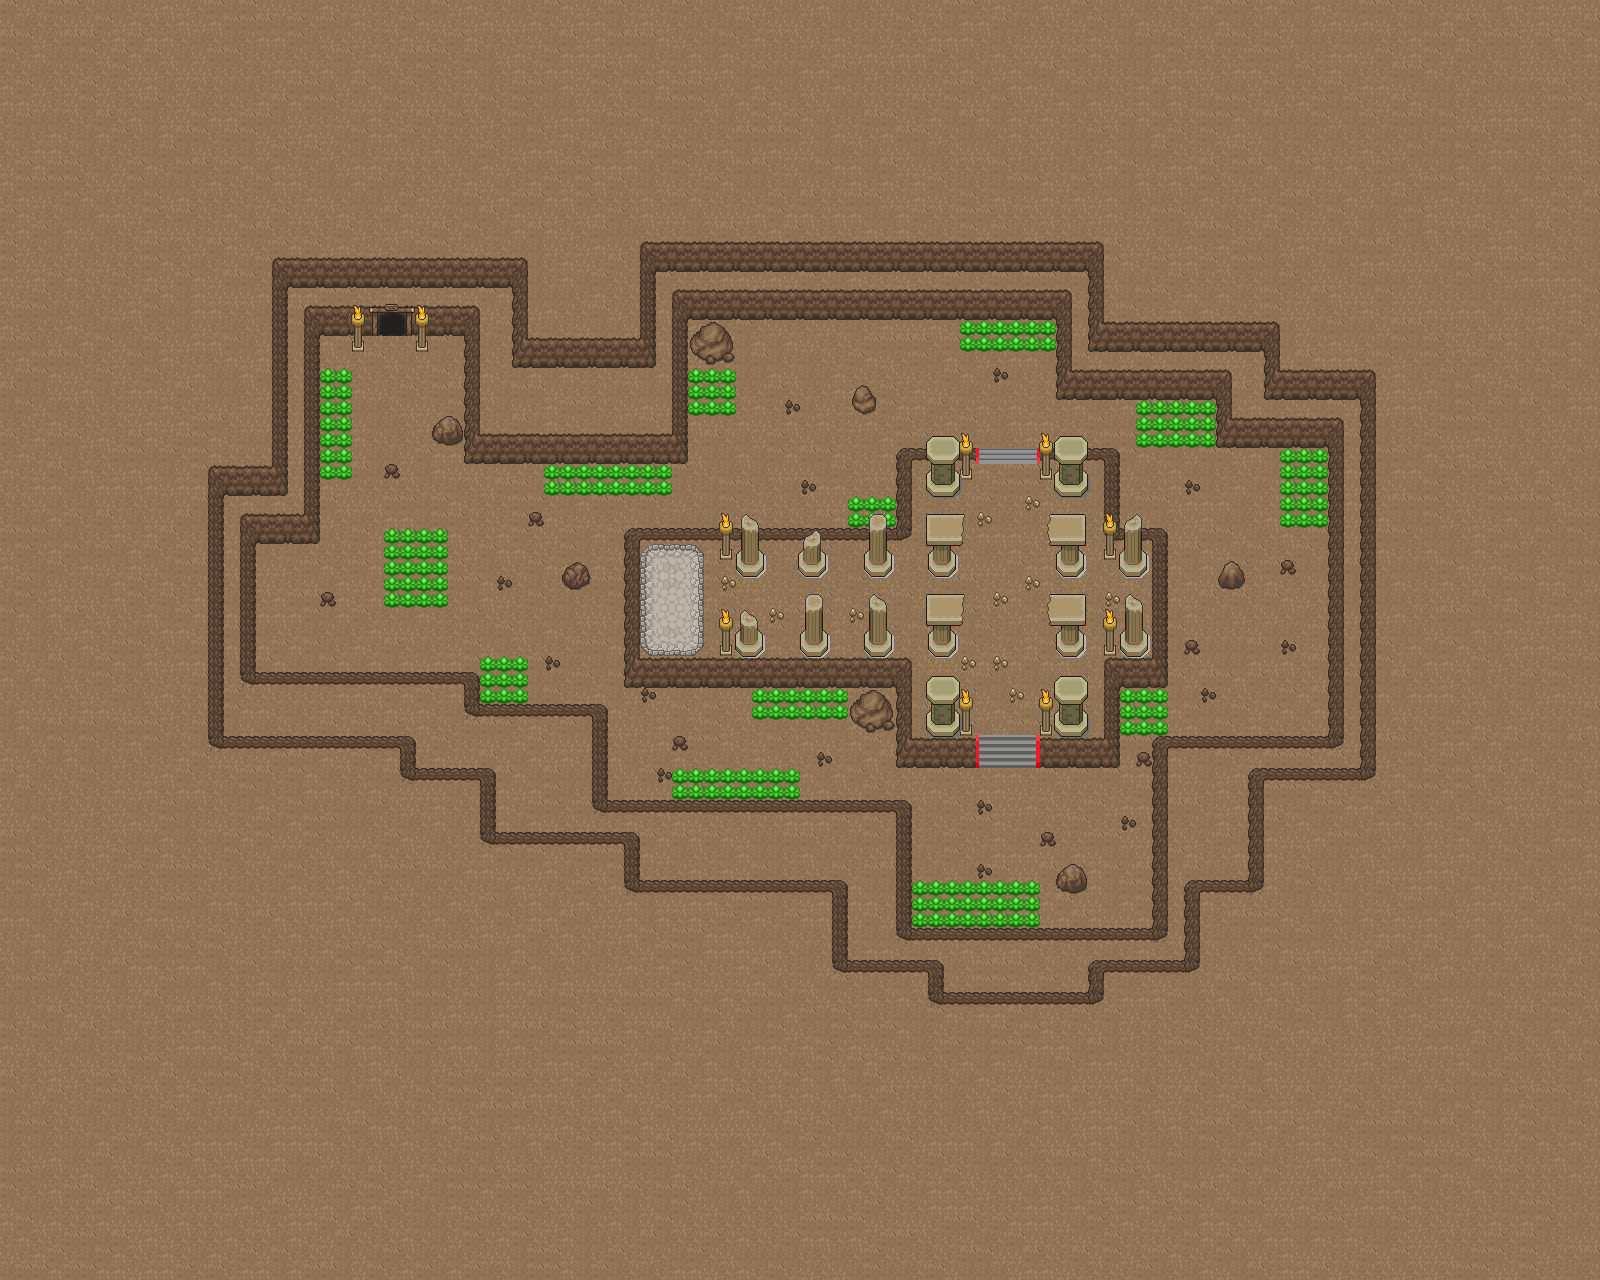

The image is a tile-based game level rendered from a .tmx file. Its description and source (layers, tilesets, objects; grid data summarised) follow:
An orthogonal 100x80 tile map with 16x16 px tiles, 20 tile layers (ground, alwaysBack1, alwaysBack2, erba, ...), 9 tilesets and 114 objects (13x erbaMC, roccia1, roccia2, roccia3, roccia4, ...).

<map version="1.10" tiledversion="1.10.2" orientation="orthogonal" renderorder="right-down" width="100" height="80" tilewidth="16" tileheight="16" infinite="0" nextlayerid="29" nextobjectid="130">
 <tileset firstgid="1" name="ground" tilewidth="16" tileheight="16" spacing="3" margin="3" tilecount="169" columns="13">
  <image source="ground_grounds_2.png" width="256" height="256" />
 </tileset>
 <tileset firstgid="170" name="deco1" tilewidth="16" tileheight="16" tilecount="256" columns="16">
  <image source="ground_cliffs.png" width="256" height="256" />
 </tileset>
 <tileset firstgid="426" name="scale" tilewidth="16" tileheight="16" tilecount="15" columns="3">
  <image source="scale1.png" width="48" height="80" />
 </tileset>
 <tileset firstgid="441" name="deco2" tilewidth="16" tileheight="16" tilecount="154" columns="14">
  <image source="monteCoronaPt1.png" width="229" height="191" />
 </tileset>
 <tileset firstgid="595" name="deco3" tilewidth="16" tileheight="16" tilecount="154" columns="14">
  <image source="monteCoronaPt2.png" width="229" height="191" />
 </tileset>
 <tileset firstgid="749" name="deco4" tilewidth="16" tileheight="16" tilecount="154" columns="14">
  <image source="monteCoronaPt3.png" width="229" height="191" />
 </tileset>
 <tileset firstgid="903" name="erba" tilewidth="16" tileheight="16" tilecount="1" columns="1">
  <image source="piantine.png" width="16" height="16" />
 </tileset>
 <tileset firstgid="904" name="path" tilewidth="16" tileheight="16" tilecount="256" columns="16">
  <image source="ground_paths_cobble_1.png" width="256" height="256" />
 </tileset>
 <tileset firstgid="1160" name="deco5" tilewidth="16" tileheight="16" tilecount="256" columns="16">
  <image source="deco_rocks.png" width="256" height="256" />
 </tileset>
 <layer id="1" name="ground" width="100" height="80">
  <data>[8000 cells, 8000 non-empty, 6 distinct tile ids]</data>
 </layer>
 <layer id="2" name="alwaysBack1" width="100" height="80">
  <data>[8000 cells, 825 non-empty, 36 distinct tile ids]</data>
 </layer>
 <layer id="3" name="alwaysBack2" width="100" height="80">
  <data>[8000 cells, 258 non-empty, 25 distinct tile ids]</data>
 </layer>
 <layer id="22" name="erba" width="100" height="80">
  <data>[8000 cells, 177 non-empty, 1 distinct tile ids]</data>
 </layer>
 <group id="4" name="colonne">
  <layer id="5" name="lanterna1" width="100" height="80">
   <data>[8000 cells, 20 non-empty, 7 distinct tile ids]</data>
  </layer>
  <layer id="6" name="lanterna2" width="100" height="80">
   <data>[8000 cells, 40 non-empty, 8 distinct tile ids]</data>
  </layer>
  <layer id="9" name="lanterna3" width="100" height="80">
   <data>[8000 cells, 12 non-empty, 6 distinct tile ids]</data>
  </layer>
  <layer id="11" name="lanterna4" width="100" height="80">
   <data>[8000 cells, 12 non-empty, 6 distinct tile ids]</data>
  </layer>
  <layer id="13" name="lanterna5" width="100" height="80">
   <data>[8000 cells, 12 non-empty, 6 distinct tile ids]</data>
  </layer>
  <layer id="7" name="colonne1" width="100" height="80">
   <data>[8000 cells, 108 non-empty, 25 distinct tile ids]</data>
  </layer>
  <layer id="8" name="colonne2" width="100" height="80">
   <data>[8000 cells, 105 non-empty, 83 distinct tile ids]</data>
  </layer>
  <layer id="10" name="colonne3" width="100" height="80">
   <data>[8000 cells, 77 non-empty, 67 distinct tile ids]</data>
  </layer>
  <layer id="12" name="colonne4" width="100" height="80">
   <data>[8000 cells, 40 non-empty, 20 distinct tile ids]</data>
  </layer>
 </group>
 <group id="14" name="roccie">
  <layer id="15" name="roccia1" width="100" height="80">
   <data>[8000 cells, 20 non-empty, 10 distinct tile ids]</data>
  </layer>
  <layer id="16" name="roccia2" width="100" height="80">
   <data>[8000 cells, 4 non-empty, 4 distinct tile ids]</data>
  </layer>
  <layer id="17" name="roccia3" width="100" height="80">
   <data>[8000 cells, 4 non-empty, 4 distinct tile ids]</data>
  </layer>
  <layer id="18" name="roccia4" width="100" height="80">
   <data>[8000 cells, 4 non-empty, 4 distinct tile ids]</data>
  </layer>
  <layer id="19" name="roccia5" width="100" height="80">
   <data>[8000 cells, 4 non-empty, 4 distinct tile ids]</data>
  </layer>
  <layer id="20" name="roccia6" width="100" height="80">
   <data>[8000 cells, 9 non-empty, 9 distinct tile ids]</data>
  </layer>
  <layer id="21" name="roccia7" width="100" height="80">
   <data>[8000 cells, 4 non-empty, 4 distinct tile ids]</data>
  </layer>
 </group>
 <objectgroup color="#ff0000" id="23" name="collisioni">
  <object id="1" x="462.667" y="434.667" width="224" height="28" />
  <object id="2" x="672" y="290.667" width="14.6667" height="142.667" />
  <object id="3" x="688" y="288" width="382.667" height="32" />
  <object id="4" x="1056" y="320" width="16" height="77.3333" />
  <object id="5" x="1070.67" y="369.333" width="158.667" height="28" />
  <object id="6" x="1216" y="396" width="12" height="52" />
  <object id="7" x="1228" y="417.333" width="113.333" height="30.6667" />
  <object id="8" x="1329.33" y="446.667" width="12" height="301.333" />
  <object id="9" x="1153.33" y="736" width="176" height="12" />
  <object id="10" x="1153.33" y="748" width="13.3333" height="190.667" />
  <object id="11" x="896" y="926.667" width="256" height="10.6667" />
  <object id="12" x="894.667" y="800" width="16" height="126.667" />
  <object id="13" x="592" y="800.667" width="301.333" height="12.6667" />
  <object id="14" x="589.333" y="704" width="18.6667" height="96.6667" />
  <object id="15" x="464" y="705.333" width="122.667" height="9.33333" />
  <object id="16" x="464" y="672" width="14.6667" height="32.6667" />
  <object id="17" x="241.333" y="670.667" width="220" height="16" />
  <object id="18" x="238.667" y="513.333" width="16" height="156" />
  <object id="19" x="254.667" y="513.333" width="65.3333" height="30.6667" />
  <object id="20" x="305.333" y="305.333" width="14.6667" height="206.667" />
  <object id="21" x="320" y="305.667" width="160" height="29.75" />
  <object id="22" x="462.667" y="335.667" width="17.3333" height="100.333" />
  <object id="23" x="687.333" y="337.333" width="49.3333" height="16.6667" />
  <object id="24" x="696.667" y="354" width="36" height="6" />
  <object id="25" x="702.667" y="358.667" width="13.3333" height="6" />
  <object id="26" x="850.667" y="397.333" width="26.6667" height="16.6667" />
  <object id="27" x="560.667" y="574" width="30.6667" height="14.6667" />
  <object id="28" x="849.333" y="704.667" width="46.6667" height="16" />
  <object id="29" x="855.333" y="720.667" width="39.3333" height="7.33333" />
  <object id="30" x="864" y="728.667" width="11.3333" height="4.66667" />
  <object id="31" x="894.667" y="656.667" width="17.3333" height="110.667" />
  <object id="32" x="623.333" y="656" width="270.667" height="32.6667" />
  <object id="33" x="622" y="528" width="17.3333" height="126.667" />
  <object id="34" x="639.333" y="527.333" width="272.667" height="16" />
  <object id="35" x="895.333" y="446.667" width="15.3333" height="80.6667" />
  </objectgroup>
 <objectgroup color="#0000ff" id="24" name="linee">
  <!-- 16 objects omitted --></objectgroup>
 <objectgroup color="#ffff00" id="26" name="erbaAlta">
  <!-- 13 objects omitted --></objectgroup>
 <objectgroup color="#55ff00" id="27" name="teleport">
  <!-- 1 objects omitted --></objectgroup>
 <objectgroup color="#7900b6" id="28" name="hitLeggendario">
  <!-- 1 objects omitted --></objectgroup>
</map>
<!-- 79 of 114 objects omitted -->
